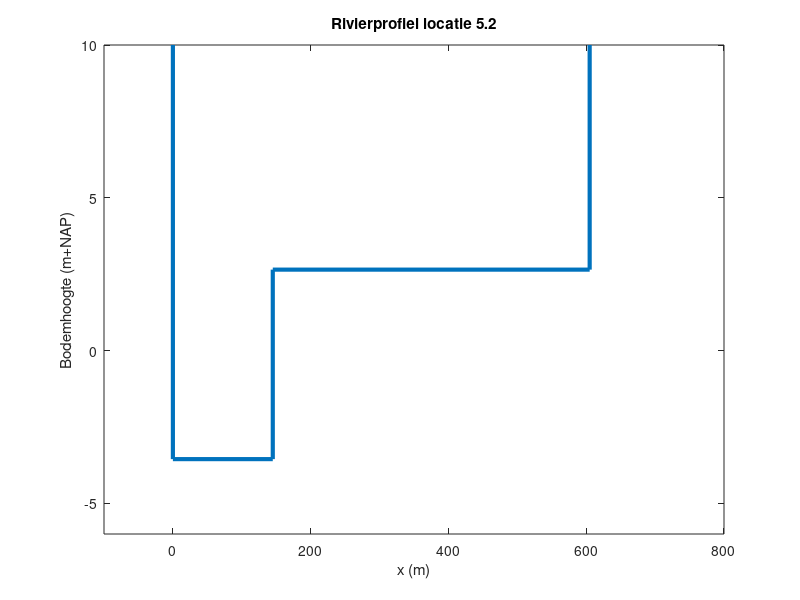

This chart was generated by the following MATLAB code: (Note: this script raises an error after producing the figure.)
%lokatie 5.2

% Profielen Project Waterveiligheid module 5
% 
% Data:
% - Kolom 1: Locatie van het profiel in de rivier
% - Kolom 2: Gemiddelde stroomvoerende breedte zomerbed b1 (m)
% - Kolom 3: Gemiddelde bodemhoogte zomerbed z1 (m+NAP)
% - Kolom 4: Gemiddelde stroomvoerende breedte kribsectie+uiterwaard b2 (m)
% - Kolom 5: Gemiddelde bodemhoogte kribsectie+uiterwaard z2 (m+NAP)
% - Kolom 6: Gemiddeld verhang i (m/km)
%
% De profielen zijn gemiddelde profielen over een traject van 5 km voor de
% locatie tot en met 5 km na de locatie. De gemiddelde profielen zijn
% bepaald op basis van profielgegevens uit het Rijntakkenmodel uit de 2000
% schematisatie van RIZA, waarin profielen in de Rijntakken beschreven 
% staan op elke 0,5 km. 
% De profielen zijn een grove schematisatie om te kunnen functioneren in 
% een uniform stationaire situatie.

clear, clc
%% Inladen data
Profielen_tabel = load('Profielen.txt');

profiel_1_2 = Profielen_tabel(3,:); % Locatie 1.2 is eerste rij in bestand van profielen
b1_1_2 = profiel_1_2(2); % Breedte zomerbed is tweede kolom in tabel (zie uitleg hierboven)
h_max = 10; % Bepaal zelf een maximale waterhoogte of debiet

%% Figuur plotten
x = [0,0,profiel_1_2(2),profiel_1_2(2),(profiel_1_2(2)+profiel_1_2(4)),(profiel_1_2(2)+profiel_1_2(4))];
y = [h_max,profiel_1_2(3),profiel_1_2(3),profiel_1_2(5),profiel_1_2(5),h_max];
plot(x,y,'LineWidth',3)
axis([-100 800 -6 10])
xlabel('x (m)')
ylabel('Bodemhoogte (m+NAP)')
title('Rivierprofiel locatie 5.2')

% data rivier etc
breedte_zomerbed = 155;          % in meters
breedte_winterbed = 460;         % in meters
breedte_totaal = 615;            % in meters  = breedte_zomerbed+breedte_winterbed
hoogte_winterdijk = 11.05;       % gemeten vanaf bodemhoogte zomerbed
bodemhoogte_winterbed = 6.20;    % gemeten vanaf bodemhoogte zomerbed
bodemhoogte_zomerbed = 0.00;     % bodemhoogte zomerbed als 0 gesteld ipv m NAP
verhang = 0.18*10.^-3;           % m/m
Cf = 0.005;                      % chezy waarde zomerbed en winterbed
grav = 9.81;                     % gravitatie constante in m/s2
P_atm = 10^5;                    % atmosferische druk in N/m2
Rho = 1000;                      % dichtheid water in kg/m3
k = 2./9;                        % afvoerverdeling Rijntak

%afvoer + verdeling
Wave = 'afvoergolf.xlsx';

WaterDischarge = 'B3:B23';

WaveLobith = xlsread(Wave,WaterDischarge);

WaveLength = length(WaveLobith);

WaveLobith = WaveLobith.*k ;

%Omzetten bodemhoogtes naar diepte
diepte_zomerbed = bodemhoogte_winterbed-bodemhoogte_zomerbed;
diepte_winterbed = hoogte_winterdijk-bodemhoogte_winterbed;

%maximale afvoeren
Qmax_zomerbed = (breedte_zomerbed.*(diepte_zomerbed).^1.5).*sqrt((grav.*verhang)./Cf);
Qmax_winterbed_zomerbed = (breedte_totaal.*(diepte_winterbed).^1.5).*sqrt((grav.*verhang)./Cf); 
Qmax = Qmax_zomerbed + Qmax_winterbed_zomerbed;

%waterhoogte berekening
waterhoogte_zomerbed = (WaveLobith./(breedte_zomerbed.*sqrt(grav./Cf).*sqrt(verhang))).^(2./3);      
waterhoogte_winterbed= ((WaveLobith-Qmax_zomerbed)./(breedte_totaal.*sqrt(grav./Cf).*sqrt(verhang))).^(2./3);

%Nulvectoren gemaakt
hoogte_zomerbed = zeros(1,WaveLength)';
hoogte_winterbed = zeros(1,WaveLength)';
P = zeros(1,WaveLength)';
T = zeros(1,WaveLength)';

%Constanten voor bepaling terugkeertijd in jaren bepaalde afvoer
a = 1316.4;                                                                 %komt uit TRontwerp pag.76-77
c = 6612.6;

%Model

for i = 1:length(WaveLobith)
    
if WaveLobith(i) <= Qmax_zomerbed
    hoogte_zomerbed(i) = bodemhoogte_zomerbed + waterhoogte_zomerbed(i);
elseif WaveLobith(i) >= Qmax_zomerbed
    hoogte_winterbed(i) = bodemhoogte_winterbed + waterhoogte_winterbed(i);
end

if WaveLobith(i) > Qmax
    hoogte_winterbed(i) = hoogte_winterdijk;
end

if hoogte_winterbed(i) >= bodemhoogte_winterbed
    P(i) = P_atm + Rho*grav*(hoogte_winterbed(i)-bodemhoogte_winterbed); 
else
    P(i) = P_atm;
end
T(i) = exp((WaveLobith(i)-k.*c)./(k.*a));               
end

%tabel maken
TableForExcel = table(WaveLobith, hoogte_zomerbed, hoogte_winterbed, P, T, ...
    'VariableNames',{'Flow' 'WaterHeigtSummerBed' 'WaterHeightSummerWinterBed' 'Pressure' 'RepetitionTime'});

%data naar excel sturen
filename = 'data5_2.xlsx';
writetable(TableForExcel,filename,'Sheet',1,'Range','A2')


